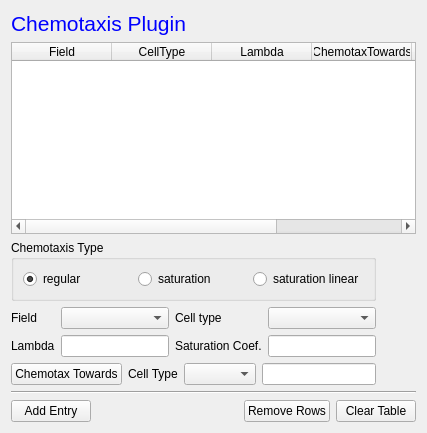
  <widget class="QWizardPage" name="wizardPage_6">
   <layout class="QVBoxLayout" name="verticalLayout_15">
    <item>
     <widget class="QLabel" name="label_16">
      <property name="text">
       <string>&lt;!DOCTYPE HTML PUBLIC &quot;-//W3C//DTD HTML 4.0//EN&quot; &quot;http://www.w3.org/TR/REC-html40/strict.dtd&quot;&gt;
&lt;html&gt;&lt;head&gt;&lt;meta name=&quot;qrichtext&quot; content=&quot;1&quot; /&gt;&lt;style type=&quot;text/css&quot;&gt;
p, li { white-space: pre-wrap; }
&lt;/style&gt;&lt;/head&gt;&lt;body style=&quot; font-family:'MS Shell Dlg 2'; font-size:8.25pt; font-weight:400; font-style:normal;&quot;&gt;
&lt;p style=&quot; margin-top:0px; margin-bottom:0px; margin-left:0px; margin-right:0px; -qt-block-indent:0; text-indent:0px;&quot;&gt;&lt;span style=&quot; font-size:16pt; color:#0000ff;&quot;&gt;Chemotaxis Plugin&lt;/span&gt;&lt;/p&gt;&lt;/body&gt;&lt;/html&gt;</string>
      </property>
     </widget>
    </item>
    <item>
     <widget class="QTableWidget" name="chamotaxisTable">
      <column>
       <property name="text">
        <string>Field</string>
       </property>
      </column>
      <column>
       <property name="text">
        <string>CellType</string>
       </property>
      </column>
      <column>
       <property name="text">
        <string>Lambda</string>
       </property>
      </column>
      <column>
       <property name="text">
        <string>ChemotaxTowards</string>
       </property>
      </column>
      <column>
       <property name="text">
        <string>Sat. Coef.</string>
       </property>
      </column>
      <column>
       <property name="text">
        <string>Type</string>
       </property>
      </column>
     </widget>
    </item>
    <item>
     <layout class="QGridLayout" name="gridLayout_3">
      <item row="0" column="0">
       <widget class="QGroupBox" name="groupBox_5">
        <property name="title">
         <string>Chemotaxis Type</string>
        </property>
        <layout class="QVBoxLayout" name="verticalLayout_14">
         <item>
          <layout class="QHBoxLayout" name="horizontalLayout_17">
           <item>
            <widget class="QRadioButton" name="chemRegRB">
             <property name="text">
              <string>regular</string>
             </property>
             <property name="checked">
              <bool>true</bool>
             </property>
            </widget>
           </item>
           <item>
            <widget class="QRadioButton" name="chemSatRB">
             <property name="text">
              <string>saturation</string>
             </property>
            </widget>
           </item>
           <item>
            <widget class="QRadioButton" name="chemSatLinRB">
             <property name="text">
              <string>saturation linear</string>
             </property>
            </widget>
           </item>
          </layout>
         </item>
        </layout>
       </widget>
      </item>
      <item row="1" column="0">
       <layout class="QGridLayout" name="gridLayout_2">
        <item row="0" column="0">
         <widget class="QLabel" name="label_20">
          <property name="text">
           <string>Field</string>
          </property>
         </widget>
        </item>
        <item row="0" column="1">
         <widget class="QComboBox" name="chemFieldCB"/>
        </item>
        <item row="0" column="2">
         <widget class="QLabel" name="label_21">
          <property name="text">
           <string>Cell type</string>
          </property>
         </widget>
        </item>
        <item row="0" column="3">
         <widget class="QComboBox" name="chemCellTypeCB"/>
        </item>
        <item row="1" column="0">
         <widget class="QLabel" name="label_22">
          <property name="text">
           <string>Lambda</string>
          </property>
         </widget>
        </item>
        <item row="1" column="1">
         <widget class="QLineEdit" name="lambdaChemLE"/>
        </item>
        <item row="1" column="2">
         <widget class="QLabel" name="satCoefLB">
          <property name="text">
           <string>Saturation Coef.</string>
          </property>
         </widget>
        </item>
        <item row="1" column="3">
         <widget class="QLineEdit" name="satChemLE"/>
        </item>
       </layout>
      </item>
      <item row="1" column="1">
       <spacer name="horizontalSpacer_10">
        <property name="orientation">
         <enum>Qt::Horizontal</enum>
        </property>
        <property name="sizeHint" stdset="0">
         <size>
          <width>40</width>
          <height>20</height>
         </size>
        </property>
       </spacer>
      </item>
      <item row="2" column="0">
       <layout class="QHBoxLayout" name="horizontalLayout_18">
        <item>
         <widget class="QPushButton" name="chemotaxTowardsPB">
          <property name="text">
           <string>Chemotax Towards</string>
          </property>
         </widget>
        </item>
        <item>
         <widget class="QLabel" name="label_23">
          <property name="text">
           <string>Cell Type</string>
          </property>
         </widget>
        </item>
        <item>
         <widget class="QComboBox" name="chemTowardsCellTypeCB"/>
        </item>
        <item>
         <widget class="QLineEdit" name="chemotaxTowardsLE"/>
        </item>
       </layout>
      </item>
      <item row="2" column="1">
       <spacer name="horizontalSpacer_11">
        <property name="orientation">
         <enum>Qt::Horizontal</enum>
        </property>
        <property name="sizeHint" stdset="0">
         <size>
          <width>40</width>
          <height>20</height>
         </size>
        </property>
       </spacer>
      </item>
     </layout>
    </item>
    <item>
     <widget class="Line" name="line">
      <property name="orientation">
       <enum>Qt::Horizontal</enum>
      </property>
     </widget>
    </item>
    <item>
     <layout class="QHBoxLayout" name="horizontalLayout_19">
      <item>
       <widget class="QPushButton" name="chemotaxisAddRowPB">
        <property name="text">
         <string>Add Entry</string>
        </property>
       </widget>
      </item>
      <item>
       <spacer name="horizontalSpacer_12">
        <property name="orientation">
         <enum>Qt::Horizontal</enum>
        </property>
        <property name="sizeHint" stdset="0">
         <size>
          <width>40</width>
          <height>20</height>
         </size>
        </property>
       </spacer>
      </item>
      <item>
       <widget class="QPushButton" name="chemotaxisRemoveRowsPB">
        <property name="text">
         <string>Remove Rows</string>
        </property>
       </widget>
      </item>
      <item>
       <widget class="QPushButton" name="chemotaxisClearTablePB">
        <property name="text">
         <string>Clear Table</string>
        </property>
       </widget>
      </item>
     </layout>
    </item>
   </layout>
  </widget>
